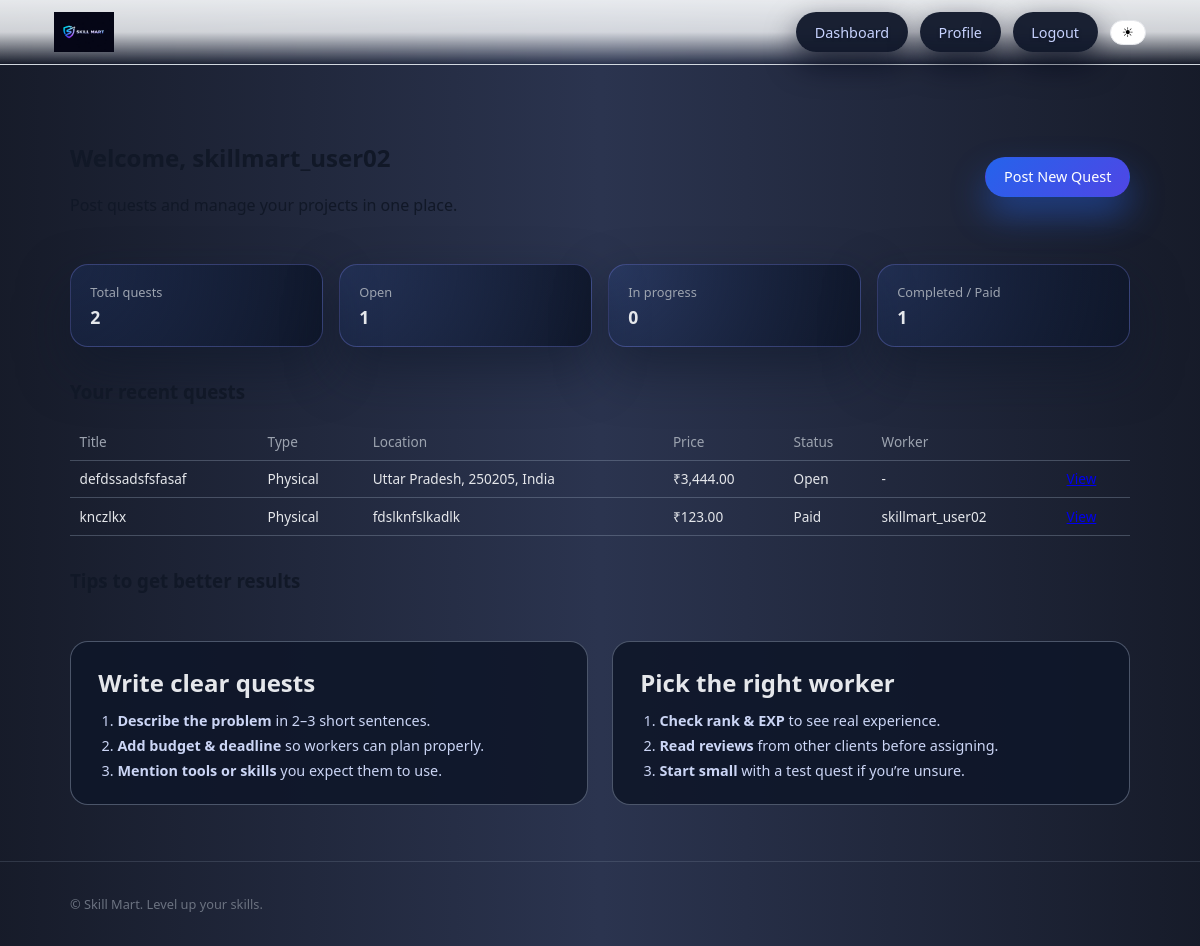
/marketplace/client/ (signed in), run on the app's committed database.
### accounts/models.py (models this page shows, shortened)
class UserProfile(models.Model):
    ROLE_CLIENT = "client"
    ROLE_WORKER = "worker"
    ROLE_BOTH = "both"
    SERVICE_PHYSICAL = "physical"
    SERVICE_VIRTUAL = "virtual"
    SERVICE_TYPE_CHOICES = [
        (SERVICE_PHYSICAL, "Physical"),
        (SERVICE_VIRTUAL, "Virtual"),
    ]
    RANK_BEGINNER = "Beginner"
    RANK_INTERMEDIATE = "Intermediate"
    RANK_ADVANCED = "Advanced"
    RANK_EXPERT = "Expert"
    RANK_MASTER = "Master"
    RANK_CHOICES = [
        (RANK_BEGINNER, "Beginner"),
        (RANK_INTERMEDIATE, "Intermediate"),
        (RANK_ADVANCED, "Advanced"),
        (RANK_EXPERT, "Expert"),
        (RANK_MASTER, "Master"),
    ]
    user = models.OneToOneField(settings.AUTH_USER_MODEL, on_delete=models.CASCADE)
    role = models.CharField(max_length=20, default=ROLE_BOTH)
    service_type = models.CharField(
        max_length=20, choices=SERVICE_TYPE_CHOICES, blank=True
    )
    skills = models.CharField(max_length=255, blank=True)
    location = models.CharField(max_length=255, blank=True)
    latitude = models.FloatField(null=True, blank=True)
    longitude = models.FloatField(null=True, blank=True)
    bio = models.TextField(blank=True)
    exp = models.PositiveIntegerField(default=0)
    rank = models.CharField(
        max_length=20, choices=RANK_CHOICES, default=RANK_BEGINNER
    )
    completed_quests = models.PositiveIntegerField(default=0)
    is_premium = models.BooleanField(default=False)
    premium_since = models.DateTimeField(null=True, blank=True)

### marketplace/models.py (models this page shows, shortened)
class Quest(models.Model):
    STATUS_OPEN = "open"
    STATUS_ASSIGNED = "assigned"
    STATUS_COMPLETED = "completed"
    STATUS_PAID = "paid"
    STATUS_CHOICES = [
        (STATUS_OPEN, "Open"),
        (STATUS_ASSIGNED, "Assigned"),
        (STATUS_COMPLETED, "Completed"),
        (STATUS_PAID, "Paid"),
    ]
    client = models.ForeignKey(
        settings.AUTH_USER_MODEL, on_delete=models.CASCADE, related_name="client_quests"
    )
    worker = models.ForeignKey(
        settings.AUTH_USER_MODEL,
        on_delete=models.SET_NULL,
        related_name="worker_quests",
        null=True,
        blank=True,
    )
    title = models.CharField(max_length=200)
    description = models.TextField()
    category = models.CharField(max_length=100, blank=True)
    location = models.CharField(max_length=255, blank=True)
    latitude = models.FloatField(null=True, blank=True)
    longitude = models.FloatField(null=True, blank=True)
    price = models.DecimalField(max_digits=10, decimal_places=2)
    service_type = models.CharField(
        max_length=20, choices=UserProfile.SERVICE_TYPE_CHOICES
    )
    status = models.CharField(
        max_length=20, choices=STATUS_CHOICES, default=STATUS_OPEN
    )
    rating = models.PositiveSmallIntegerField(null=True, blank=True)
    review = models.TextField(blank=True)
    created_at = models.DateTimeField(auto_now_add=True)
    updated_at = models.DateTimeField(auto_now=True)

### marketplace/views.py (the view)
# urls.py: path("client/", views.client_dashboard, name="client_dashboard"),
@login_required
def client_dashboard(request: HttpRequest) -> HttpResponse:
    profile = UserProfile.objects.get(user=request.user)
    quests = Quest.objects.filter(client=request.user).order_by("-created_at")
    total_quests = quests.count()
    open_quests = quests.filter(status=Quest.STATUS_OPEN).count()
    in_progress = quests.filter(status=Quest.STATUS_ASSIGNED).count()
    completed = quests.filter(status__in=[Quest.STATUS_COMPLETED, Quest.STATUS_PAID]).count()
    return render(
        request,
        "marketplace/client_dashboard.html",
        {
            "profile": profile,
            "quests": quests,
            "total_quests": total_quests,
            "open_quests": open_quests,
            "in_progress": in_progress,
            "completed": completed,
        },
    )

### marketplace/templatetags/currency_filters.py (called while the page is built)
@register.filter
def rupees(value):
    try:
        price = float(value)
        return f"₹{price:,.2f}"
    except (ValueError, TypeError):
        return f"₹0.00"

### templates/marketplace/client_dashboard.html (shortened to what this page needs)
{% extends "base.html" %}
{% load currency_filters %}
{% block content %}
<section class="sm-dashboard">
  <header class="sm-dashboard-header">
    <div>
      <h2>Welcome, {{ profile.user.username }}</h2>
      <p>Post quests and manage your projects in one place.</p>
    </div>
    <a href="{% url 'marketplace:quest_create' %}" class="sm-btn sm-btn-primary">
      Post New Quest
    </a>
  </header>
  <div class="sm-dashboard-section">
    <div class="sm-client-stats">
      <div class="sm-card sm-client-stat-card">
        <span class="sm-client-stat-label">Total quests</span>
        <span class="sm-client-stat-number">{{ total_quests }}</span>
      </div>
      <div class="sm-card sm-client-stat-card">
        <span class="sm-client-stat-label">Open</span>
        <span class="sm-client-stat-number">{{ open_quests }}</span>
      </div>
      <div class="sm-card sm-client-stat-card">
        <span class="sm-client-stat-label">In progress</span>
        <span class="sm-client-stat-number">{{ in_progress }}</span>
      </div>
      <div class="sm-card sm-client-stat-card">
        <span class="sm-client-stat-label">Completed / Paid</span>
        <span class="sm-client-stat-number">{{ completed }}</span>
      </div>
    </div>
  </div>
  <div class="sm-dashboard-section">
    <h3>Your recent quests</h3>
    <div class="sm-client-quests-table-wrapper">
      <table class="sm-client-quests-table">
        <thead>
          <tr>
            <th>Title</th>
            <th>Type</th>
            <th>Location</th>
            <th>Price</th>
            <th>Status</th>
            <th>Worker</th>
            <th></th>
          </tr>
        </thead>
        <tbody>
          {% for quest in quests %}
          <tr>
            <td>{{ quest.title }}</td>
            <td>{{ quest.get_service_type_display }}</td>
            <td>{{ quest.location|default:"Remote" }}</td>
            <td>{{ quest.price|rupees }}</td>
            <td>{{ quest.get_status_display }}</td>
            <td>{% if quest.worker %}{{ quest.worker.username }}{% else %}-{% endif %}</td>
            <td>
              <a href="{% url 'marketplace:quest_detail' quest.pk %}" class="sm-link">
              </a>
            </td>
          </tr>
          {% empty %}
          <tr>
            <td colspan="7">You haven't posted any quests yet. Get started above.</td>
          </tr>
          {% endfor %}
        </tbody>
      </table>
    </div>
  </div>
  <div class="sm-dashboard-section">
    <h3>Tips to get better results</h3>
    <div class="sm-home-steps sm-client-tips">
      <div class="sm-home-steps-card">
        <h2>Write clear quests</h2>
        <ol>
          <li><strong>Describe the problem</strong> in 2–3 short sentences.</li>
          <li><strong>Add budget &amp; deadline</strong> so workers can plan properly.</li>
          <li><strong>Mention tools or skills</strong> you expect them to use.</li>
        </ol>
      </div>
      <div class="sm-home-steps-card">
        <h2>Pick the right worker</h2>
        <ol>
          <li><strong>Check rank &amp; EXP</strong> to see real experience.</li>
          <li><strong>Read reviews</strong> from other clients before assigning.</li>
          <li><strong>Start small</strong> with a test quest if you’re unsure.</li>
        </ol>
      </div>
    </div>
  </div>
</section>
{% endblock %}

### templates/base.html (shortened to what this page needs)
{% load static %}
<!DOCTYPE html>
<html lang="en">
  <head>
    <link rel="stylesheet" href="{% static 'css/styles.css' %}" />
  </head>
  <body class="{% block body_class %}{% endblock %}">
    <header class="sm-header">
      <div class="sm-container sm-header-inner">
        <a href="{% url 'home' %}" class="sm-logo">
          <img
            src="{% static 'img/skillmart-logo.png' %}"
            alt="Skill Mart"
            class="sm-logo-img"
          />
        </a>
        <nav class="sm-nav">
          {% if user.is_authenticated %}
          <a href="{% url 'accounts:dashboard' %}" class="sm-btn sm-btn-dark">Dashboard</a>
          <a href="{% url 'accounts:profile' %}" class="sm-btn sm-btn-dark">Profile</a>
          <a href="{% url 'accounts:logout' %}" class="sm-btn sm-btn-dark">Logout</a>
          {% else %}
          <a href="{% url 'accounts:login' %}" class="sm-nav-login">Login</a>
          <a href="{% url 'accounts:register' %}" class="sm-btn sm-btn-primary"
            >Join Skill Mart</a
          >
          {% endif %}
          <button id="themeToggle" class="sm-theme-toggle" type="button">
          </button>
        </nav>
      </div>
    </header>
    <main class="sm-main sm-container">
      {% block content %}{% endblock %}
    </main>
    <footer class="sm-footer">
      <div class="sm-container">
        <p>&copy; {{ now|date:"Y" }} Skill Mart. Level up your skills.</p>
      </div>
    </footer>
  </body>
</html>

### static/css/styles.css (style rules this page uses)
:root { --sm-bg: #f5f5fb; --sm-bg-elevated: #ffffff; --sm-text: #111827; --sm-muted: #6b7280; --sm-primary: #2563eb; --sm-primary-soft: rgba(37, 99, 235, 0.08); --sm-border: #e5e7eb; --sm-radius: 12px; --sm-shadow: 0 18px 40px rgba(15, 23, 42, 0.12); }
*, *::before, *::after { box-sizing: border-box; }
body { margin: 0; font-family: system-ui, -apple-system, BlinkMacSystemFont, "Segoe UI", sans-serif; background: linear-gradient( to right, rgba(10, 15, 30, 0.95), rgba(20, 30, 60, 0.9), rgba(10, 15, 30, 0.95) ); color: var(--sm-text); }
.sm-container { width: 100%; max-width: 1100px; margin: 0 auto; padding: 0 1.25rem; }
.sm-header { position: sticky; top: 0; z-index: 10; backdrop-filter: blur(14px); background: linear-gradient( to bottom, rgba(248, 250, 252, 0.92), rgba(248, 250, 252, 0.82), transparent ); border-bottom: 1px solid rgba(148, 163, 184, 0.25); color: #f9fafb; }
.sm-header-inner { display: flex; align-items: center; justify-content: space-between; padding: 0.75rem 0.25rem; }
.sm-logo { font-weight: 800; letter-spacing: 0.08em; text-transform: uppercase; text-decoration: none; text-shadow: 0 1px 3px rgba(15, 23, 42, 0.75); }
.sm-logo-img { height: 40px; display: block; }
.sm-nav { display: flex; align-items: center; gap: 0.75rem; }
.sm-nav a { color: #C7D2FE; text-decoration: none; font-size: 0.9rem; text-shadow: 0 1px 3px rgba(15, 23, 42, 0.75); }
.sm-theme-toggle { border: 1px solid var(--sm-border); background: var(--sm-bg-elevated); border-radius: 999px; padding: 0.25rem 0.7rem; cursor: pointer; }
.sm-main { min-height: calc(100vh - 80px); padding: 3.5rem 1.25rem 3.5rem; }
.sm-footer { border-top: 1px solid rgba(148, 163, 184, 0.2); padding: 1.25rem 0; font-size: 0.8rem; color: var(--sm-muted); }
.sm-home-steps { margin-top: 3rem; display: grid; grid-template-columns: repeat(2, minmax(0, 1fr)); gap: 1.5rem; }
.sm-home-steps-card { background: rgba(15, 23, 42, 0.9); border-radius: 18px; padding: 1.5rem 1.7rem; border: 1px solid rgba(148, 163, 184, 0.45); color: #e5e7eb; }
.sm-home-steps-card h2 { margin-top: 0; margin-bottom: 0.75rem; }
.sm-home-steps-card ol { padding-left: 1.2rem; margin: 0; font-size: 0.9rem; color: #cbd5f5; }
.sm-home-steps-card li + li { margin-top: 0.4rem; }
.sm-card { background: radial-gradient(circle at top left, rgba(37, 99, 235, 0.12), rgba(15, 23, 42, 0.98)); border-radius: 18px; padding: 1.1rem 1.2rem; border: 1px solid rgba(129, 140, 248, 0.3); box-shadow: 0 22px 50px rgba(15, 23, 42, 0.55); color: #e5e7eb; }
.sm-btn { display: inline-flex; align-items: center; justify-content: center; border-radius: 999px; padding: 0.6rem 1.1rem; font-size: 0.9rem; border: 1px solid transparent; cursor: pointer; text-decoration: none; }
.sm-btn-primary { background: linear-gradient(135deg, #2563eb, #4f46e5); color: white; box-shadow: 0 18px 35px rgba(37, 99, 235, 0.45); }
.sm-btn-dark { background: rgba(15, 23, 42, 0.95); color: #e5e7eb; box-shadow: 0 12px 30px rgba(2, 6, 23, 0.65); }
.sm-dashboard-header { display: flex; align-items: center; justify-content: space-between; margin-bottom: 2rem; }
.sm-dashboard-section + .sm-dashboard-section { margin-top: 2rem; }
.sm-client-stats { display: grid; grid-template-columns: repeat(4, minmax(0, 1fr)); gap: 1rem; }
.sm-client-stat-card { display: flex; flex-direction: column; gap: 0.25rem; }
.sm-client-stat-label { font-size: 0.8rem; color: #9ca3af; }
.sm-client-stat-number { font-size: 1.1rem; font-weight: 600; color: #e5e7eb; }
.sm-client-quests-table-wrapper { overflow-x: auto; }
.sm-client-quests-table { width: 100%; border-collapse: collapse; font-size: 0.85rem; color: #e5e7eb; }
.sm-client-quests-table th, .sm-client-quests-table td { padding: 0.55rem 0.6rem; border-bottom: 1px solid rgba(148, 163, 184, 0.35); text-align: left; white-space: nowrap; }
.sm-client-quests-table th { font-weight: 500; color: #9ca3af; }

### data on the page
UserProfile: user.username "skillmart_user02"
Quest: title "defdssadsfsfasaf", service_type "Physical", location "Uttar Pradesh, 250205, India", price "₹3,444.00", status "Open"
Quest: title "knczlkx", service_type "Physical", location "fdslknfslkadlk", price "₹123.00", status "Paid", worker.username "skillmart_user02"

### other printed values
{{ total_quests }} "2"
{{ open_quests }} "1"
{{ in_progress }} "0"
{{ completed }} "1"
